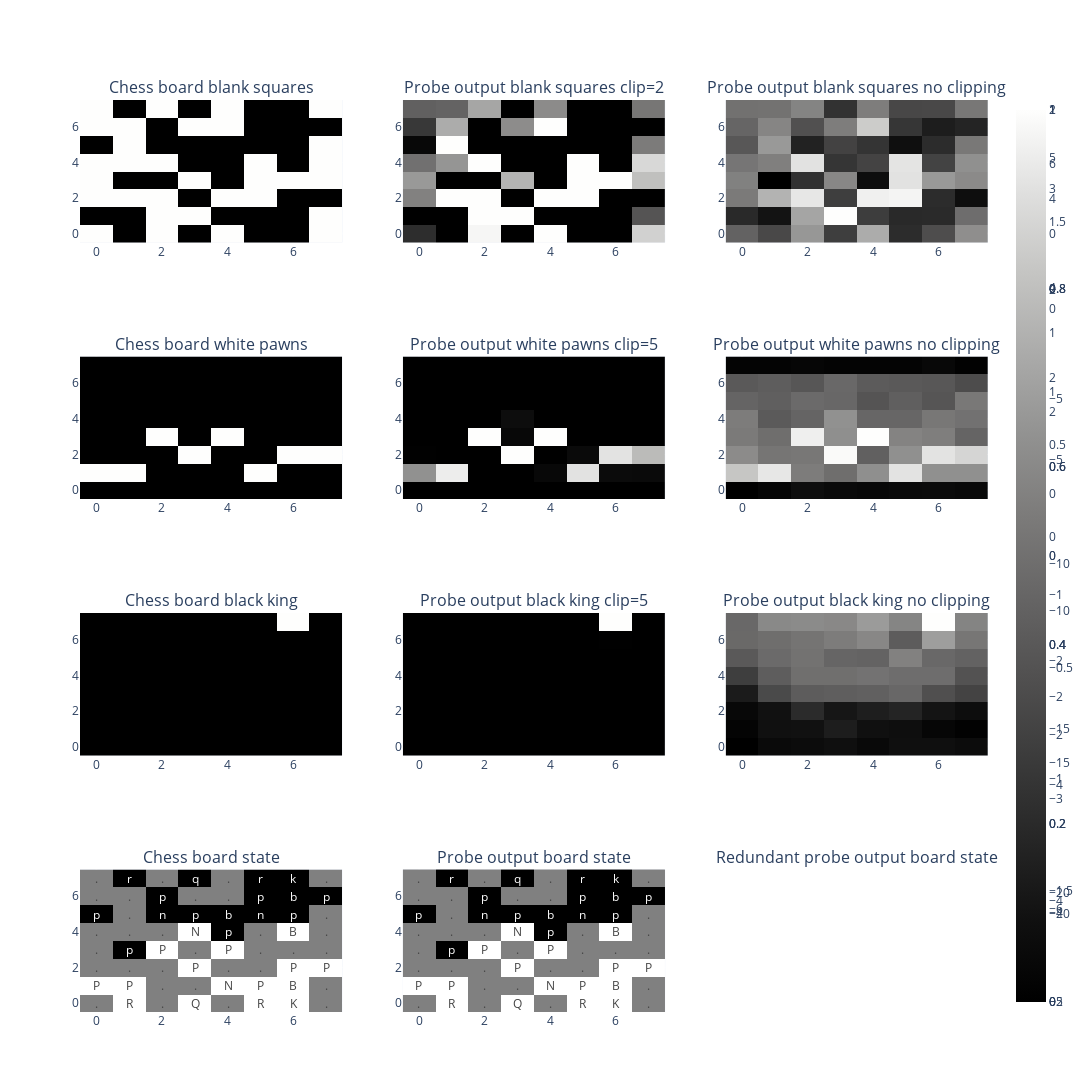

Write notebook code for a chart like this one.
### Code cell
from plotly.subplots import make_subplots

move_of_interest_probe_out = probe_out[0][0][move_of_interest]
print(move_of_interest_probe_out.shape)

fig_rows = 4
fig_cols = 3
fig = make_subplots(rows=fig_rows, cols=fig_cols, subplot_titles=[
    "Chess board blank squares", "Probe output blank squares clip=2", "Probe output blank squares no clipping",
    "Chess board white pawns", "Probe output white pawns clip=5", "Probe output white pawns no clipping",
    "Chess board black king", "Probe output black king clip=5", "Probe output black king no clipping",
    "Chess board state", "Probe output board state", "Redundant probe output board state"
])


# Specify the size of each plot
plot_size = 400  # You can adjust this size

fig.add_trace(plot_board_state(move_of_interest_state_one_hot[:, :, blank_index]), row=1, col=1)
fig.add_trace(plot_board_state(move_of_interest_probe_out[:, :, blank_index], clip_size=2), row=1, col=2)
fig.add_trace(plot_board_state(move_of_interest_probe_out[:, :, blank_index]), row=1, col=3)

fig.add_trace(plot_board_state(move_of_interest_state_one_hot[:, :, white_pawn_index]), row=2, col=1)
fig.add_trace(plot_board_state(move_of_interest_probe_out[:, :, white_pawn_index], clip_size=5), row=2, col=2)
fig.add_trace(plot_board_state(move_of_interest_probe_out[:, :, white_pawn_index]), row=2, col=3)

fig.add_trace(plot_board_state(move_of_interest_state_one_hot[:, :, black_king_index]), row=3, col=1)
fig.add_trace(plot_board_state(move_of_interest_probe_out[:, :, black_king_index], clip_size=5), row=3, col=2)
fig.add_trace(plot_board_state(move_of_interest_probe_out[:, :, black_king_index]), row=3, col=3)

fig.add_trace(plot_board_state_with_text(move_of_interest_state), row=4, col=1)
fig.add_trace(plot_board_state_with_text(state_stacks_probe_outputs[0][0][move_of_interest]), row=4, col=2)
fig.add_trace(plot_board_state_with_text(state_stacks_probe_outputs[0][0][move_of_interest]), row=4, col=2)

# Adjust the overall size of the figure
fig.update_layout(height=fig_rows * plot_size, width=fig_cols * plot_size)

# Show the figure
fig.show()

### Figure 1 — Plotly figure (JSON) as saved in the notebook; plotly's stock layout.template omitted (floating-point values rounded to 4 significant figures)
{"data": [{"colorscale": [[0, "rgb(0, 0, 0)"], [0.09091, "rgb(16, 16, 16)"], [0.1818, "rgb(38, 38, 38)"], [0.2727, "rgb(59, 59, 59)"], [0.3636, "rgb(81, 80, 80)"], [0.4545, "rgb(102, 101, 101)"], [0.5455, "rgb(124, 123, 122)"], [0.6364, "rgb(146, 146, 145)"], [0.7273, "rgb(171, 171, 170)"], [0.8182, "rgb(197, 197, 195)"], [0.9091, "rgb(224, 224, 223)"], [1, "rgb(254, 254, 253)"]], "type": "heatmap", "xaxis": "x", "yaxis": "y", "z": [[1, 0, 1, 0, 1, 0, 0, 1], [0, 0, 1, 1, 0, 0, 0, 1], [1, 1, 1, 0, 1, 1, 0, 0], [1, 0, 0, 1, 0, 1, 1, 1], [1, 1, 1, 0, 0, 1, 0, 1], [0, 1, 0, 0, 0, 0, 0, 1], [1, 1, 0, 1, 1, 0, 0, 0], [1, 0, 1, 0, 1, 0, 0, 1]]}, {"colorscale": [[0, "rgb(0, 0, 0)"], [0.09091, "rgb(16, 16, 16)"], [0.1818, "rgb(38, 38, 38)"], [0.2727, "rgb(59, 59, 59)"], [0.3636, "rgb(81, 80, 80)"], [0.4545, "rgb(102, 101, 101)"], [0.5455, "rgb(124, 123, 122)"], [0.6364, "rgb(146, 146, 145)"], [0.7273, "rgb(171, 171, 170)"], [0.8182, "rgb(197, 197, 195)"], [0.9091, "rgb(224, 224, 223)"], [1, "rgb(254, 254, 253)"]], "type": "heatmap", "xaxis": "x2", "yaxis": "y2", "z": [[-1.15, -2, 1.908, -2, 2, -2, -2, 1.436], [-2, -2, 2, 2, -2, -2, -2, -0.478], [0.2832, 2, 2, -2, 2, 2, -2, -2], [0.6503, -2, -2, 1.04, -2, 2, 2, 1.201], [0.002746, 0.5866, 2, -2, -2, 2, -2, 1.531], [-1.814, 2, -2, -2, -2, -2, -2, 0.1809], [-0.9657, 0.9176, -2, 0.4567, 2, -2, -2, -2], [-0.263, -0.2145, 0.8409, -2, 0.4414, -2, -2, 0.09774]]}, {"colorscale": [[0, "rgb(0, 0, 0)"], [0.09091, "rgb(16, 16, 16)"], [0.1818, "rgb(38, 38, 38)"], [0.2727, "rgb(59, 59, 59)"], [0.3636, "rgb(81, 80, 80)"], [0.4545, "rgb(102, 101, 101)"], [0.5455, "rgb(124, 123, 122)"], [0.6364, "rgb(146, 146, 145)"], [0.7273, "rgb(171, 171, 170)"], [0.8182, "rgb(197, 197, 195)"], [0.9091, "rgb(224, 224, 223)"], [1, "rgb(254, 254, 253)"]], "type": "heatmap", "xaxis": "x3", "yaxis": "y3", "z": [[-1.15, -2.768, 1.908, -3.402, 2.997, -4.51, -2.483, 1.436], [-4.727, -6.045, 2.651, 6.87, -3.449, -4.693, -4.649, -0.478], [0.2832, 3.365, 5.883, -3.391, 6.273, 6.434, -4.509, -6.321], [0.6503, -7.502, -4.219, 1.04, -6.458, 5.647, 2.004, 1.201], [0.002746, 0.5866, 5.647, -3.948, -3.068, 5.723, -3.086, 1.531], [-1.814, 2.028, -5.119, -3.135, -4.021, -6.266, -4.501, 0.1809], [-0.9657, 0.9176, -2.268, 0.4567, 4.581, -3.885, -5.403, -5.012], [-0.263, -0.2145, 0.8409, -4.124, 0.4414, -2.807, -2.749, 0.09774]]}, {"colorscale": [[0, "rgb(0, 0, 0)"], [0.09091, "rgb(16, 16, 16)"], [0.1818, "rgb(38, 38, 38)"], [0.2727, "rgb(59, 59, 59)"], [0.3636, "rgb(81, 80, 80)"], [0.4545, "rgb(102, 101, 101)"], [0.5455, "rgb(124, 123, 122)"], [0.6364, "rgb(146, 146, 145)"], [0.7273, "rgb(171, 171, 170)"], [0.8182, "rgb(197, 197, 195)"], [0.9091, "rgb(224, 224, 223)"], [1, "rgb(254, 254, 253)"]], "type": "heatmap", "xaxis": "x4", "yaxis": "y4", "z": [[0, 0, 0, 0, 0, 0, 0, 0], [1, 1, 0, 0, 0, 1, 0, 0], [0, 0, 0, 1, 0, 0, 1, 1], [0, 0, 1, 0, 1, 0, 0, 0], [0, 0, 0, 0, 0, 0, 0, 0], [0, 0, 0, 0, 0, 0, 0, 0], [0, 0, 0, 0, 0, 0, 0, 0], [0, 0, 0, 0, 0, 0, 0, 0]]}, {"colorscale": [[0, "rgb(0, 0, 0)"], [0.09091, "rgb(16, 16, 16)"], [0.1818, "rgb(38, 38, 38)"], [0.2727, "rgb(59, 59, 59)"], [0.3636, "rgb(81, 80, 80)"], [0.4545, "rgb(102, 101, 101)"], [0.5455, "rgb(124, 123, 122)"], [0.6364, "rgb(146, 146, 145)"], [0.7273, "rgb(171, 171, 170)"], [0.8182, "rgb(197, 197, 195)"], [0.9091, "rgb(224, 224, 223)"], [1, "rgb(254, 254, 253)"]], "type": "heatmap", "xaxis": "x5", "yaxis": "y5", "z": [[-5, -5, -5, -5, -5, -5, -5, -5], [1.313, 4.488, -5, -5, -4.562, 4.152, -4.383, -4.422], [-4.924, -5, -5, 5, -5, -4.412, 4.178, 2.834], [-5, -5, 5, -4.528, 5, -5, -5, -5], [-5, -5, -5, -4.244, -5, -5, -5, -5], [-5, -5, -5, -5, -5, -5, -5, -5], [-5, -5, -5, -5, -5, -5, -5, -5], [-5, -5, -5, -5, -5, -5, -5, -5]]}, {"colorscale": [[0, "rgb(0, 0, 0)"], [0.09091, "rgb(16, 16, 16)"], [0.1818, "rgb(38, 38, 38)"], [0.2727, "rgb(59, 59, 59)"], [0.3636, "rgb(81, 80, 80)"], [0.4545, "rgb(102, 101, 101)"], [0.5455, "rgb(124, 123, 122)"], [0.6364, "rgb(146, 146, 145)"], [0.7273, "rgb(171, 171, 170)"], [0.8182, "rgb(197, 197, 195)"], [0.9091, "rgb(224, 224, 223)"], [1, "rgb(254, 254, 253)"]], "type": "heatmap", "xaxis": "x6", "yaxis": "y6", "z": [[-22.92, -22.02, -20.51, -21.32, -21.56, -21.24, -21.1, -21.44], [1.313, 4.488, -6.673, -8.444, -4.562, 4.152, -4.383, -4.422], [-4.924, -7.549, -7.324, 6.167, -10.12, -4.412, 4.178, 2.834], [-6.916, -8.436, 5.216, -4.528, 6.566, -5.903, -6.479, -9.67], [-6.725, -10.91, -9.665, -4.244, -9.445, -9.398, -7.386, -8.017], [-9.662, -10.24, -8.901, -9.31, -11.7, -10.23, -11.5, -7.225], [-11.11, -10.59, -11.41, -9.103, -10.82, -11.07, -11.37, -12.69], [-22.33, -22.17, -21.85, -22.3, -22.21, -22.23, -21.52, -22.55]]}, {"colorscale": [[0, "rgb(0, 0, 0)"], [0.09091, "rgb(16, 16, 16)"], [0.1818, "rgb(38, 38, 38)"], [0.2727, "rgb(59, 59, 59)"], [0.3636, "rgb(81, 80, 80)"], [0.4545, "rgb(102, 101, 101)"], [0.5455, "rgb(124, 123, 122)"], [0.6364, "rgb(146, 146, 145)"], [0.7273, "rgb(171, 171, 170)"], [0.8182, "rgb(197, 197, 195)"], [0.9091, "rgb(224, 224, 223)"], [1, "rgb(254, 254, 253)"]], "type": "heatmap", "xaxis": "x7", "yaxis": "y7", "z": [[0, 0, 0, 0, 0, 0, 0, 0], [0, 0, 0, 0, 0, 0, 0, 0], [0, 0, 0, 0, 0, 0, 0, 0], [0, 0, 0, 0, 0, 0, 0, 0], [0, 0, 0, 0, 0, 0, 0, 0], [0, 0, 0, 0, 0, 0, 0, 0], [0, 0, 0, 0, 0, 0, 0, 0], [0, 0, 0, 0, 0, 0, 1, 0]]}, {"colorscale": [[0, "rgb(0, 0, 0)"], [0.09091, "rgb(16, 16, 16)"], [0.1818, "rgb(38, 38, 38)"], [0.2727, "rgb(59, 59, 59)"], [0.3636, "rgb(81, 80, 80)"], [0.4545, "rgb(102, 101, 101)"], [0.5455, "rgb(124, 123, 122)"], [0.6364, "rgb(146, 146, 145)"], [0.7273, "rgb(171, 171, 170)"], [0.8182, "rgb(197, 197, 195)"], [0.9091, "rgb(224, 224, 223)"], [1, "rgb(254, 254, 253)"]], "type": "heatmap", "xaxis": "x8", "yaxis": "y8", "z": [[-5, -5, -5, -5, -5, -5, -5, -5], [-5, -5, -5, -5, -5, -5, -5, -5], [-5, -5, -5, -5, -5, -5, -5, -5], [-5, -5, -5, -5, -5, -5, -5, -5], [-5, -5, -5, -5, -5, -5, -5, -5], [-5, -5, -5, -5, -5, -5, -5, -5], [-5, -5, -5, -5, -5, -5, -4.94, -5], [-5, -5, -5, -5, -5, -5, 3.772, -5]]}, {"colorscale": [[0, "rgb(0, 0, 0)"], [0.09091, "rgb(16, 16, 16)"], [0.1818, "rgb(38, 38, 38)"], [0.2727, "rgb(59, 59, 59)"], [0.3636, "rgb(81, 80, 80)"], [0.4545, "rgb(102, 101, 101)"], [0.5455, "rgb(124, 123, 122)"], [0.6364, "rgb(146, 146, 145)"], [0.7273, "rgb(171, 171, 170)"], [0.8182, "rgb(197, 197, 195)"], [0.9091, "rgb(224, 224, 223)"], [1, "rgb(254, 254, 253)"]], "type": "heatmap", "xaxis": "x9", "yaxis": "y9", "z": [[-23.3, -21.76, -21.42, -21.05, -21.89, -21.01, -21.07, -21.4], [-22.66, -20.89, -20.69, -19.4, -20.9, -21.07, -22.32, -22.99], [-22.06, -20.68, -17.85, -20.13, -19.25, -18.55, -20.37, -21.31], [-19.58, -14.21, -12.06, -11.86, -11.55, -10.79, -13.61, -14.96], [-15.61, -11.94, -9.917, -9.912, -9.515, -10.09, -10.1, -13.26], [-12.42, -10.42, -9.571, -10.96, -11.21, -7.909, -10.62, -11.34], [-10.59, -10.02, -9.312, -8.401, -7.242, -12.01, -4.94, -9.14], [-10.61, -7.056, -6.867, -7.09, -5.149, -7.478, 3.772, -7.624]]}, {"colorscale": [[0, "black"], [0.49, "black"], [0.5, "grey"], [0.51, "white"], [1, "white"]], "showscale": false, "text": [[".", "R", ".", "Q", ".", "R", "K", "."], ["P", "P", ".", ".", "N", "P", "B", "."], [".", ".", ".", "P", ".", ".", "P", "P"], [".", "p", "P", ".", "P", ".", ".", "."], [".", ".", ".", "N", "p", ".", "B", "."], ["p", ".", "n", "p", "b", "n", "p", "."], [".", ".", "p", ".", ".", "p", "b", "p"], [".", "r", ".", "q", ".", "r", "k", "."]], "texttemplate": "%{text}", "type": "heatmap", "xaxis": "x10", "yaxis": "y10", "z": [[0, 4, 0, 5, 0, 4, 6, 0], [1, 1, 0, 0, 2, 1, 3, 0], [0, 0, 0, 1, 0, 0, 1, 1], [0, -1, 1, 0, 1, 0, 0, 0], [0, 0, 0, 2, -1, 0, 3, 0], [-1, 0, -2, -1, -3, -2, -1, 0], [0, 0, -1, 0, 0, -1, -3, -1], [0, -4, 0, -5, 0, -4, -6, 0]]}, {"colorscale": [[0, "black"], [0.49, "black"], [0.5, "grey"], [0.51, "white"], [1, "white"]], "showscale": false, "text": [[".", "R", ".", "Q", ".", "R", "K", "."], ["P", "P", ".", ".", "N", "P", "B", "."], [".", ".", ".", "P", ".", ".", "P", "P"], [".", "p", "P", ".", "P", ".", ".", "."], [".", ".", ".", "N", "p", ".", "B", "."], ["p", ".", "n", "p", "b", "n", "p", "."], [".", ".", "p", ".", ".", "p", "b", "p"], [".", "r", ".", "q", ".", "r", "k", "."]], "texttemplate": "%{text}", "type": "heatmap", "xaxis": "x11", "yaxis": "y11", "z": [[0, 4, 0, 5, 0, 4, 6, 0], [1, 1, 0, 0, 2, 1, 3, 0], [0, 0, 0, 1, 0, 0, 1, 1], [0, -1, 1, 0, 1, 0, 0, 0], [0, 0, 0, 2, -1, 0, 3, 0], [-1, 0, -2, -1, -3, -2, -1, 0], [0, 0, -1, 0, 0, -1, -3, -1], [0, -4, 0, -5, 0, -4, -6, 0]]}, {"colorscale": [[0, "black"], [0.49, "black"], [0.5, "grey"], [0.51, "white"], [1, "white"]], "showscale": false, "text": [[".", "R", ".", "Q", ".", "R", "K", "."], ["P", "P", ".", ".", "N", "P", "B", "."], [".", ".", ".", "P", ".", ".", "P", "P"], [".", "p", "P", ".", "P", ".", ".", "."], [".", ".", ".", "N", "p", ".", "B", "."], ["p", ".", "n", "p", "b", "n", "p", "."], [".", ".", "p", ".", ".", "p", "b", "p"], [".", "r", ".", "q", ".", "r", "k", "."]], "texttemplate": "%{text}", "type": "heatmap", "xaxis": "x11", "yaxis": "y11", "z": [[0, 4, 0, 5, 0, 4, 6, 0], [1, 1, 0, 0, 2, 1, 3, 0], [0, 0, 0, 1, 0, 0, 1, 1], [0, -1, 1, 0, 1, 0, 0, 0], [0, 0, 0, 2, -1, 0, 3, 0], [-1, 0, -2, -1, -3, -2, -1, 0], [0, 0, -1, 0, 0, -1, -3, -1], [0, -4, 0, -5, 0, -4, -6, 0]]}], "layout": {"annotations": [{"font": {"size": 16}, "showarrow": false, "text": "Chess board blank squares", "x": 0.1444, "xanchor": "center", "xref": "paper", "y": 1, "yanchor": "bottom", "yref": "paper"}, {"font": {"size": 16}, "showarrow": false, "text": "Probe output blank squares clip=2", "x": 0.5, "xanchor": "center", "xref": "paper", "y": 1, "yanchor": "bottom", "yref": "paper"}, {"font": {"size": 16}, "showarrow": false, "text": "Probe output blank squares no clipping", "x": 0.8556, "xanchor": "center", "xref": "paper", "y": 1, "yanchor": "bottom", "yref": "paper"}, {"font": {"size": 16}, "showarrow": false, "text": "Chess board white pawns", "x": 0.1444, "xanchor": "center", "xref": "paper", "y": 0.7188, "yanchor": "bottom", "yref": "paper"}, {"font": {"size": 16}, "showarrow": false, "text": "Probe output white pawns clip=5", "x": 0.5, "xanchor": "center", "xref": "paper", "y": 0.7188, "yanchor": "bottom", "yref": "paper"}, {"font": {"size": 16}, "showarrow": false, "text": "Probe output white pawns no clipping", "x": 0.8556, "xanchor": "center", "xref": "paper", "y": 0.7188, "yanchor": "bottom", "yref": "paper"}, {"font": {"size": 16}, "showarrow": false, "text": "Chess board black king", "x": 0.1444, "xanchor": "center", "xref": "paper", "y": 0.4375, "yanchor": "bottom", "yref": "paper"}, {"font": {"size": 16}, "showarrow": false, "text": "Probe output black king clip=5", "x": 0.5, "xanchor": "center", "xref": "paper", "y": 0.4375, "yanchor": "bottom", "yref": "paper"}, {"font": {"size": 16}, "showarrow": false, "text": "Probe output black king no clipping", "x": 0.8556, "xanchor": "center", "xref": "paper", "y": 0.4375, "yanchor": "bottom", "yref": "paper"}, {"font": {"size": 16}, "showarrow": false, "text": "Chess board state", "x": 0.1444, "xanchor": "center", "xref": "paper", "y": 0.1562, "yanchor": "bottom", "yref": "paper"}, {"font": {"size": 16}, "showarrow": false, "text": "Probe output board state", "x": 0.5, "xanchor": "center", "xref": "paper", "y": 0.1562, "yanchor": "bottom", "yref": "paper"}, {"font": {"size": 16}, "showarrow": false, "text": "Redundant probe output board state", "x": 0.8556, "xanchor": "center", "xref": "paper", "y": 0.1562, "yanchor": "bottom", "yref": "paper"}], "height": 1600, "width": 1200, "xaxis": {"anchor": "y", "domain": [0, 0.2889]}, "xaxis10": {"anchor": "y10", "domain": [0, 0.2889]}, "xaxis11": {"anchor": "y11", "domain": [0.3556, 0.6444]}, "xaxis12": {"anchor": "y12", "domain": [0.7111, 1]}, "xaxis2": {"anchor": "y2", "domain": [0.3556, 0.6444]}, "xaxis3": {"anchor": "y3", "domain": [0.7111, 1]}, "xaxis4": {"anchor": "y4", "domain": [0, 0.2889]}, "xaxis5": {"anchor": "y5", "domain": [0.3556, 0.6444]}, "xaxis6": {"anchor": "y6", "domain": [0.7111, 1]}, "xaxis7": {"anchor": "y7", "domain": [0, 0.2889]}, "xaxis8": {"anchor": "y8", "domain": [0.3556, 0.6444]}, "xaxis9": {"anchor": "y9", "domain": [0.7111, 1]}, "yaxis": {"anchor": "x", "domain": [0.8438, 1]}, "yaxis10": {"anchor": "x10", "domain": [0, 0.1562]}, "yaxis11": {"anchor": "x11", "domain": [0, 0.1562]}, "yaxis12": {"anchor": "x12", "domain": [0, 0.1562]}, "yaxis2": {"anchor": "x2", "domain": [0.8438, 1]}, "yaxis3": {"anchor": "x3", "domain": [0.8438, 1]}, "yaxis4": {"anchor": "x4", "domain": [0.5625, 0.7188]}, "yaxis5": {"anchor": "x5", "domain": [0.5625, 0.7188]}, "yaxis6": {"anchor": "x6", "domain": [0.5625, 0.7188]}, "yaxis7": {"anchor": "x7", "domain": [0.2812, 0.4375]}, "yaxis8": {"anchor": "x8", "domain": [0.2812, 0.4375]}, "yaxis9": {"anchor": "x9", "domain": [0.2812, 0.4375]}}}
